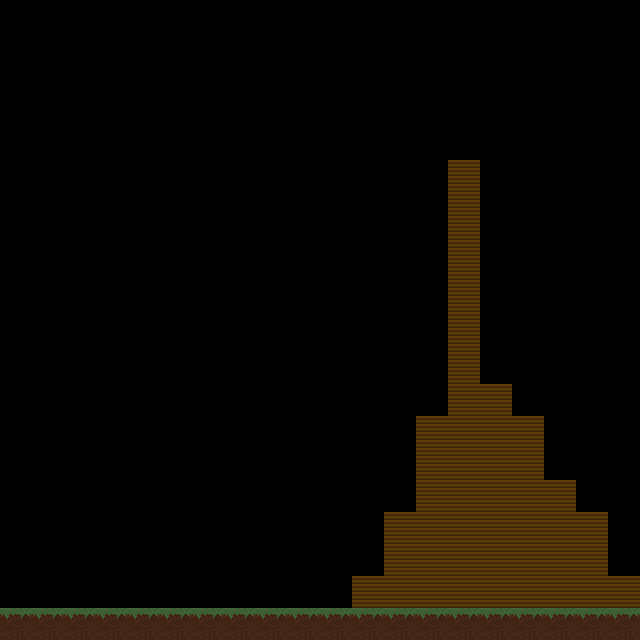

Below is a game level as drawn by its tile map, then a one-line description and the .tmx that defines it (tile-layer data replaced by summaries):
An orthogonal 20x20 tile map with 32x32 px tiles, 1 tile layer (Tile Layer 1), 2 tilesets and 1 object.

<map version="1.0" orientation="orthogonal" renderorder="right-down" width="20" height="20" tilewidth="32" tileheight="32">
 <tileset firstgid="1" name="grass" tilewidth="32" tileheight="32">
  <image source="grass.png" width="32" height="32" />
 </tileset>
 <tileset firstgid="2" name="wood" tilewidth="32" tileheight="32">
  <image source="wood.png" width="32" height="32" />
 </tileset>
 <layer name="Tile Layer 1" width="20" height="20">
  <data>[400 cells, 65 non-empty, 2 distinct tile ids]</data>
 </layer>
 <objectgroup name="Object Layer 1">
  <object x="352" y="576" width="32" height="32" />
 </objectgroup>
</map>
